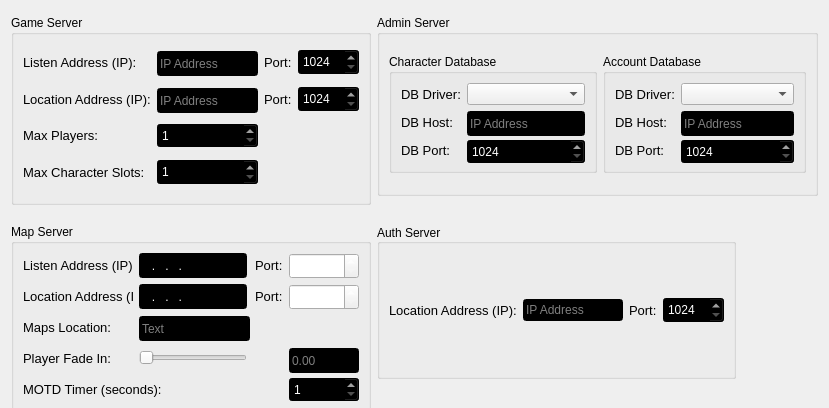
     <widget class="QWidget" name="tab_settings">
      <attribute name="title">
       <string>Servers</string>
      </attribute>
      <layout class="QGridLayout" name="gridLayout_9">
       <item row="1" column="0">
        <widget class="QGroupBox" name="groupBox_2">
         <property name="sizePolicy">
          <sizepolicy hsizetype="Maximum" vsizetype="Preferred">
           <horstretch>0</horstretch>
           <verstretch>0</verstretch>
          </sizepolicy>
         </property>
         <property name="minimumSize">
          <size>
           <width>360</width>
           <height>190</height>
          </size>
         </property>
         <property name="maximumSize">
          <size>
           <width>357</width>
           <height>155</height>
          </size>
         </property>
         <property name="title">
          <string>Map Server</string>
         </property>
         <layout class="QGridLayout" name="gridLayout_3">
          <item row="6" column="0" colspan="2">
           <widget class="QLabel" name="map_motd_label">
            <property name="font">
             <font>
              <pointsize>10</pointsize>
             </font>
            </property>
            <property name="text">
             <string>MOTD Timer (seconds):</string>
            </property>
           </widget>
          </item>
          <item row="0" column="1">
           <widget class="QLineEdit" name="map_listen_ip">
            <property name="minimumSize">
             <size>
              <width>50</width>
              <height>25</height>
             </size>
            </property>
            <property name="maximumSize">
             <size>
              <width>108</width>
              <height>16777215</height>
             </size>
            </property>
            <property name="styleSheet">
             <string notr="true">color: rgb(255, 255, 255);
background-color: rgb(0, 0, 0);
</string>
            </property>
            <property name="inputMask">
             <string>000.000.000.000</string>
            </property>
           </widget>
          </item>
          <item row="1" column="3">
           <widget class="QSpinBox" name="map_location_port">
            <property name="minimumSize">
             <size>
              <width>0</width>
              <height>26</height>
             </size>
            </property>
            <property name="styleSheet">
             <string notr="true">color: rgb(255, 255, 255);
</string>
            </property>
            <property name="minimum">
             <number>1024</number>
            </property>
            <property name="maximum">
             <number>65536</number>
            </property>
           </widget>
          </item>
          <item row="2" column="1">
           <widget class="QLineEdit" name="map_location">
            <property name="minimumSize">
             <size>
              <width>111</width>
              <height>25</height>
             </size>
            </property>
            <property name="maximumSize">
             <size>
              <width>300</width>
              <height>22</height>
             </size>
            </property>
            <property name="styleSheet">
             <string notr="true">color: rgb(255, 255, 255);
background-color: rgb(0, 0, 0);
</string>
            </property>
            <property name="placeholderText">
             <string>Text</string>
            </property>
           </widget>
          </item>
          <item row="2" column="0">
           <widget class="QLabel" name="AdminServer_36">
            <property name="font">
             <font>
              <pointsize>10</pointsize>
             </font>
            </property>
            <property name="text">
             <string>Maps Location:</string>
            </property>
           </widget>
          </item>
          <item row="6" column="3">
           <widget class="QSpinBox" name="map_motd_timer">
            <property name="minimumSize">
             <size>
              <width>0</width>
              <height>25</height>
             </size>
            </property>
            <property name="styleSheet">
             <string notr="true">color: rgb(255, 255, 255);
background-color: rgb(0, 0, 0);
</string>
            </property>
            <property name="minimum">
             <number>1</number>
            </property>
            <property name="maximum">
             <number>200</number>
            </property>
           </widget>
          </item>
          <item row="1" column="2">
           <widget class="QLabel" name="AdminServer_35">
            <property name="font">
             <font>
              <pointsize>10</pointsize>
             </font>
            </property>
            <property name="text">
             <string>Port:</string>
            </property>
           </widget>
          </item>
          <item row="0" column="2">
           <widget class="QLabel" name="AdminServer_34">
            <property name="font">
             <font>
              <pointsize>10</pointsize>
             </font>
            </property>
            <property name="text">
             <string>Port:</string>
            </property>
           </widget>
          </item>
          <item row="3" column="3">
           <widget class="QLineEdit" name="map_player_fade_in_value">
            <property name="minimumSize">
             <size>
              <width>70</width>
              <height>25</height>
             </size>
            </property>
            <property name="maximumSize">
             <size>
              <width>70</width>
              <height>20</height>
             </size>
            </property>
            <property name="styleSheet">
             <string notr="true">color: rgb(255, 255, 255);
background-color: rgb(0, 0, 0);
</string>
            </property>
            <property name="placeholderText">
             <string>0.00</string>
            </property>
           </widget>
          </item>
          <item row="0" column="3">
           <widget class="QSpinBox" name="map_listen_port">
            <property name="minimumSize">
             <size>
              <width>0</width>
              <height>26</height>
             </size>
            </property>
            <property name="styleSheet">
             <string notr="true">color: rgb(255, 255, 255);
</string>
            </property>
            <property name="minimum">
             <number>1024</number>
            </property>
            <property name="maximum">
             <number>65536</number>
            </property>
           </widget>
          </item>
          <item row="0" column="0">
           <widget class="QLabel" name="AdminServer_32">
            <property name="font">
             <font>
              <pointsize>10</pointsize>
             </font>
            </property>
            <property name="text">
             <string>Listen Address (IP):</string>
            </property>
           </widget>
          </item>
          <item row="1" column="0">
           <widget class="QLabel" name="AdminServer_33">
            <property name="font">
             <font>
              <pointsize>10</pointsize>
             </font>
            </property>
            <property name="text">
             <string>Location Address (IP):</string>
            </property>
           </widget>
          </item>
          <item row="1" column="1">
           <widget class="QLineEdit" name="map_location_ip">
            <property name="minimumSize">
             <size>
              <width>50</width>
              <height>25</height>
             </size>
            </property>
            <property name="maximumSize">
             <size>
              <width>108</width>
              <height>16777215</height>
             </size>
            </property>
            <property name="styleSheet">
             <string notr="true">color: rgb(255, 255, 255);
background-color: rgb(0, 0, 0);
</string>
            </property>
            <property name="inputMask">
             <string>000.000.000.000</string>
            </property>
           </widget>
          </item>
          <item row="3" column="0">
           <widget class="QLabel" name="AdminServer_37">
            <property name="font">
             <font>
              <pointsize>10</pointsize>
             </font>
            </property>
            <property name="text">
             <string>Player Fade In:</string>
            </property>
           </widget>
          </item>
          <item row="3" column="1">
           <widget class="QSlider" name="map_player_fade_in">
            <property name="minimumSize">
             <size>
              <width>108</width>
              <height>20</height>
             </size>
            </property>
            <property name="maximumSize">
             <size>
              <width>108</width>
              <height>20</height>
             </size>
            </property>
            <property name="minimum">
             <number>1</number>
            </property>
            <property name="maximum">
             <number>1000</number>
            </property>
            <property name="singleStep">
             <number>40</number>
            </property>
            <property name="pageStep">
             <number>40</number>
            </property>
            <property name="tracking">
             <bool>true</bool>
            </property>
            <property name="orientation">
             <enum>Qt::Horizontal</enum>
            </property>
            <property name="tickPosition">
             <enum>QSlider::NoTicks</enum>
            </property>
            <property name="tickInterval">
             <number>40</number>
            </property>
           </widget>
          </item>
         </layout>
        </widget>
       </item>
       <item row="0" column="0">
        <widget class="QGroupBox" name="game_server_box">
         <property name="sizePolicy">
          <sizepolicy hsizetype="Maximum" vsizetype="Preferred">
           <horstretch>0</horstretch>
           <verstretch>0</verstretch>
          </sizepolicy>
         </property>
         <property name="minimumSize">
          <size>
           <width>360</width>
           <height>190</height>
          </size>
         </property>
         <property name="maximumSize">
          <size>
           <width>359</width>
           <height>181</height>
          </size>
         </property>
         <property name="title">
          <string>Game Server</string>
         </property>
         <layout class="QGridLayout" name="gridLayout">
          <item row="1" column="1">
           <widget class="QLineEdit" name="game_loc_ip">
            <property name="sizePolicy">
             <sizepolicy hsizetype="Expanding" vsizetype="Expanding">
              <horstretch>0</horstretch>
              <verstretch>0</verstretch>
             </sizepolicy>
            </property>
            <property name="minimumSize">
             <size>
              <width>50</width>
              <height>25</height>
             </size>
            </property>
            <property name="maximumSize">
             <size>
              <width>160</width>
              <height>22</height>
             </size>
            </property>
            <property name="baseSize">
             <size>
              <width>0</width>
              <height>0</height>
             </size>
            </property>
            <property name="styleSheet">
             <string notr="true">color: rgb(255, 255, 255);
background-color: rgb(0, 0, 0);
</string>
            </property>
            <property name="inputMask">
             <string/>
            </property>
            <property name="placeholderText">
             <string>IP Address</string>
            </property>
           </widget>
          </item>
          <item row="1" column="0">
           <widget class="QLabel" name="AdminServer_30">
            <property name="font">
             <font>
              <pointsize>10</pointsize>
             </font>
            </property>
            <property name="text">
             <string>Location Address (IP):</string>
            </property>
           </widget>
          </item>
          <item row="3" column="1">
           <widget class="QSpinBox" name="game_max_slots">
            <property name="minimumSize">
             <size>
              <width>0</width>
              <height>26</height>
             </size>
            </property>
            <property name="styleSheet">
             <string notr="true">color: rgb(255, 255, 255);
background-color: rgb(0, 0, 0);
</string>
            </property>
            <property name="minimum">
             <number>1</number>
            </property>
            <property name="maximum">
             <number>8</number>
            </property>
           </widget>
          </item>
          <item row="0" column="3">
           <widget class="QSpinBox" name="game_listen_port">
            <property name="minimumSize">
             <size>
              <width>61</width>
              <height>26</height>
             </size>
            </property>
            <property name="styleSheet">
             <string notr="true">color: rgb(255, 255, 255);
background-color: rgb(0, 0, 0);
</string>
            </property>
            <property name="minimum">
             <number>1024</number>
            </property>
            <property name="maximum">
             <number>65536</number>
            </property>
           </widget>
          </item>
          <item row="0" column="0">
           <widget class="QLabel" name="AdminServer_28">
            <property name="font">
             <font>
              <pointsize>10</pointsize>
             </font>
            </property>
            <property name="text">
             <string>Listen Address (IP):</string>
            </property>
           </widget>
          </item>
          <item row="2" column="0">
           <widget class="QLabel" name="AdminServer_26">
            <property name="font">
             <font>
              <pointsize>10</pointsize>
             </font>
            </property>
            <property name="text">
             <string>Max Players:</string>
            </property>
           </widget>
          </item>
          <item row="1" column="2">
           <widget class="QLabel" name="AdminServer_31">
            <property name="font">
             <font>
              <pointsize>10</pointsize>
             </font>
            </property>
            <property name="text">
             <string>Port:</string>
            </property>
           </widget>
          </item>
          <item row="3" column="0">
           <widget class="QLabel" name="AdminServer_27">
            <property name="font">
             <font>
              <pointsize>10</pointsize>
             </font>
            </property>
            <property name="text">
             <string>Max Character Slots:</string>
            </property>
           </widget>
          </item>
          <item row="1" column="3">
           <widget class="QSpinBox" name="game_loc_port">
            <property name="minimumSize">
             <size>
              <width>0</width>
              <height>26</height>
             </size>
            </property>
            <property name="styleSheet">
             <string notr="true">color: rgb(255, 255, 255);
background-color: rgb(0, 0, 0);
</string>
            </property>
            <property name="minimum">
             <number>1024</number>
            </property>
            <property name="maximum">
             <number>65536</number>
            </property>
           </widget>
          </item>
          <item row="0" column="1">
           <widget class="QLineEdit" name="game_listen_ip">
            <property name="minimumSize">
             <size>
              <width>50</width>
              <height>25</height>
             </size>
            </property>
            <property name="maximumSize">
             <size>
              <width>160</width>
              <height>22</height>
             </size>
            </property>
            <property name="styleSheet">
             <string notr="true">color: rgb(255, 255, 255);
background-color: rgb(0, 0, 0);
</string>
            </property>
            <property name="inputMask">
             <string/>
            </property>
            <property name="placeholderText">
             <string>IP Address</string>
            </property>
           </widget>
          </item>
          <item row="0" column="2">
           <widget class="QLabel" name="AdminServer_29">
            <property name="font">
             <font>
              <pointsize>10</pointsize>
             </font>
            </property>
            <property name="text">
             <string>Port:</string>
            </property>
           </widget>
          </item>
          <item row="2" column="1">
           <widget class="QSpinBox" name="game_max_players">
            <property name="minimumSize">
             <size>
              <width>0</width>
              <height>25</height>
             </size>
            </property>
            <property name="styleSheet">
             <string notr="true">color: rgb(255, 255, 255);
background-color: rgb(0, 0, 0);
</string>
            </property>
            <property name="minimum">
             <number>1</number>
            </property>
            <property name="maximum">
             <number>200</number>
            </property>
           </widget>
          </item>
         </layout>
        </widget>
       </item>
       <item row="0" column="1">
        <widget class="QGroupBox" name="groupBox">
         <property name="minimumSize">
          <size>
           <width>441</width>
           <height>181</height>
          </size>
         </property>
         <property name="maximumSize">
          <size>
           <width>441</width>
           <height>181</height>
          </size>
         </property>
         <property name="title">
          <string>Admin Server</string>
         </property>
         <layout class="QGridLayout" name="gridLayout_6">
          <item row="0" column="0">
           <widget class="QGroupBox" name="groupBox_3">
            <property name="sizePolicy">
             <sizepolicy hsizetype="Maximum" vsizetype="Preferred">
              <horstretch>0</horstretch>
              <verstretch>0</verstretch>
             </sizepolicy>
            </property>
            <property name="minimumSize">
             <size>
              <width>208</width>
              <height>119</height>
             </size>
            </property>
            <property name="maximumSize">
             <size>
              <width>208</width>
              <height>119</height>
             </size>
            </property>
            <property name="title">
             <string>Character Database</string>
            </property>
            <layout class="QGridLayout" name="gridLayout_5">
             <item row="1" column="1">
              <widget class="QLineEdit" name="char_dbhost">
               <property name="sizePolicy">
                <sizepolicy hsizetype="Expanding" vsizetype="Maximum">
                 <horstretch>0</horstretch>
                 <verstretch>0</verstretch>
                </sizepolicy>
               </property>
               <property name="minimumSize">
                <size>
                 <width>0</width>
                 <height>25</height>
                </size>
               </property>
               <property name="styleSheet">
                <string notr="true">color: rgb(255, 255, 255);
background-color: rgb(0, 0, 0);
</string>
               </property>
               <property name="inputMask">
                <string/>
               </property>
               <property name="placeholderText">
                <string>IP Address</string>
               </property>
              </widget>
             </item>
             <item row="0" column="0">
              <widget class="QLabel" name="AdminServer_4">
               <property name="font">
                <font>
                 <pointsize>10</pointsize>
                </font>
               </property>
               <property name="text">
                <string>DB Driver:</string>
               </property>
              </widget>
             </item>
             <item row="0" column="1">
              <widget class="QComboBox" name="char_dbdriver"/>
             </item>
             <item row="2" column="1">
              <widget class="QSpinBox" name="char_dbport">
               <property name="minimumSize">
                <size>
                 <width>0</width>
                 <height>25</height>
                </size>
               </property>
               <property name="styleSheet">
                <string notr="true">color: rgb(255, 255, 255);
background-color: rgb(0, 0, 0);
</string>
               </property>
               <property name="minimum">
                <number>1024</number>
               </property>
               <property name="maximum">
                <number>65536</number>
               </property>
              </widget>
             </item>
             <item row="2" column="0">
              <widget class="QLabel" name="AdminServer_10">
               <property name="font">
                <font>
                 <pointsize>10</pointsize>
                </font>
               </property>
               <property name="text">
                <string>DB Port:</string>
               </property>
              </widget>
             </item>
             <item row="1" column="0">
              <widget class="QLabel" name="AdminServer_9">
               <property name="font">
                <font>
                 <pointsize>10</pointsize>
                </font>
               </property>
               <property name="text">
                <string>DB Host:</string>
               </property>
              </widget>
             </item>
            </layout>
           </widget>
          </item>
          <item row="0" column="1">
           <widget class="QGroupBox" name="admin_server_box">
            <property name="sizePolicy">
             <sizepolicy hsizetype="Maximum" vsizetype="Preferred">
              <horstretch>0</horstretch>
              <verstretch>0</verstretch>
             </sizepolicy>
            </property>
            <property name="minimumSize">
             <size>
              <width>191</width>
              <height>0</height>
             </size>
            </property>
            <property name="maximumSize">
             <size>
              <width>208</width>
              <height>119</height>
             </size>
            </property>
            <property name="title">
             <string>Account Database</string>
            </property>
            <layout class="QGridLayout" name="gridLayout_7">
             <item row="0" column="0">
              <widget class="QLabel" name="AdminServer_2">
               <property name="font">
                <font>
                 <pointsize>10</pointsize>
                </font>
               </property>
               <property name="text">
                <string>DB Driver:</string>
               </property>
              </widget>
             </item>
             <item row="0" column="1">
              <widget class="QComboBox" name="acc_dbdriver"/>
             </item>
             <item row="1" column="0">
              <widget class="QLabel" name="AdminServer_3">
               <property name="font">
                <font>
                 <pointsize>10</pointsize>
                </font>
               </property>
               <property name="text">
                <string>DB Host:</string>
               </property>
              </widget>
             </item>
             <item row="1" column="1">
              <widget class="QLineEdit" name="acc_dbhost">
               <property name="minimumSize">
                <size>
                 <width>0</width>
                 <height>25</height>
                </size>
               </property>
               <property name="styleSheet">
                <string notr="true">color: rgb(255, 255, 255);
background-color: rgb(0, 0, 0);
</string>
               </property>
               <property name="inputMask">
                <string/>
               </property>
               <property name="placeholderText">
                <string>IP Address</string>
               </property>
              </widget>
             </item>
             <item row="2" column="0">
              <widget class="QLabel" name="AdminServer_8">
               <property name="font">
                <font>
                 <pointsize>10</pointsize>
                </font>
               </property>
               <property name="text">
                <string>DB Port:</string>
               </property>
              </widget>
             </item>
             <item row="2" column="1">
              <widget class="QSpinBox" name="acc_dbport">
               <property name="minimumSize">
                <size>
                 <width>0</width>
                 <height>25</height>
                </size>
               </property>
               <property name="styleSheet">
                <string notr="true">color: rgb(255, 255, 255);
background-color: rgb(0, 0, 0);
</string>
               </property>
               <property name="minimum">
                <number>1024</number>
               </property>
               <property name="maximum">
                <number>65536</number>
               </property>
              </widget>
             </item>
            </layout>
           </widget>
          </item>
         </layout>
        </widget>
       </item>
       <item row="1" column="1">
        <widget class="QGroupBox" name="auth_server_box">
         <property name="sizePolicy">
          <sizepolicy hsizetype="Maximum" vsizetype="Preferred">
           <horstretch>0</horstretch>
           <verstretch>0</verstretch>
          </sizepolicy>
         </property>
         <property name="minimumSize">
          <size>
           <width>359</width>
           <height>65</height>
          </size>
         </property>
         <property name="maximumSize">
          <size>
           <width>359</width>
           <height>155</height>
          </size>
         </property>
         <property name="autoFillBackground">
          <bool>false</bool>
         </property>
         <property name="title">
          <string>Auth Server</string>
         </property>
         <property name="alignment">
          <set>Qt::AlignLeading|Qt::AlignLeft|Qt::AlignVCenter</set>
         </property>
         <property name="flat">
          <bool>false</bool>
         </property>
         <property name="checkable">
          <bool>false</bool>
         </property>
         <layout class="QGridLayout" name="gridLayout_8">
          <item row="0" column="0">
           <layout class="QHBoxLayout" name="auth_ip_layout">
            <item>
             <widget class="QLabel" name="auth_ip_label">
              <property name="font">
               <font>
                <pointsize>10</pointsize>
               </font>
              </property>
              <property name="text">
               <string>Location Address (IP):</string>
              </property>
             </widget>
            </item>
            <item>
             <widget class="QLineEdit" name="auth_ip">
              <property name="maximumSize">
               <size>
                <width>160</width>
                <height>16777215</height>
               </size>
              </property>
              <property name="autoFillBackground">
               <bool>false</bool>
              </property>
              <property name="styleSheet">
               <string notr="true">color: rgb(255, 255, 255);
background-color: rgb(0, 0, 0);
</string>
              </property>
              <property name="inputMask">
               <string/>
              </property>
              <property name="placeholderText">
               <string>IP Address</string>
              </property>
             </widget>
            </item>
           </layout>
          </item>
          <item row="0" column="1">
           <layout class="QHBoxLayout" name="horizontalLayout_2">
            <item>
             <widget class="QLabel" name="auth_port_label">
              <property name="font">
               <font>
                <pointsize>10</pointsize>
               </font>
              </property>
              <property name="text">
               <string>Port:</string>
              </property>
             </widget>
            </item>
            <item>
             <widget class="QSpinBox" name="auth_port">
              <property name="minimumSize">
               <size>
                <width>0</width>
                <height>26</height>
               </size>
              </property>
              <property name="styleSheet">
               <string notr="true">color: rgb(255, 255, 255);
background-color: rgb(0, 0, 0);
</string>
              </property>
              <property name="minimum">
               <number>1024</number>
              </property>
              <property name="maximum">
               <number>65536</number>
              </property>
             </widget>
            </item>
           </layout>
          </item>
         </layout>
        </widget>
       </item>
      </layout>
     </widget>
